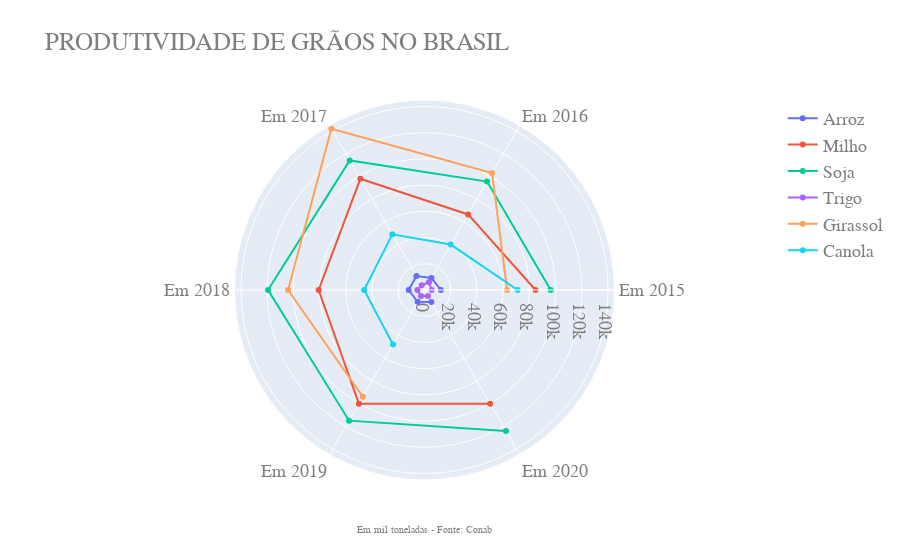

Notebook source saved alongside this figure:
### Code cell
import plotly.graph_objects as go
import pandas as pd

#file import
#df = pd.read_html('http://github.com/leafarsntram/Vis/blob/master/PETR4c.csv')[0
#df= pd.read_csv(r'C:/Users/Sophia/Downloads/temp/test/produtividade_brasil_5.csv', header=0)

categories = ['Em 2015','Em 2016','Em 2017','Em 2018','Em 2019','Em 2020']

fig = go.Figure()

fig.add_trace(go.Scatterpolar(
      r=[12444,10603,12327,12064,10449,10524],
      theta=categories,
      #fill='toself',
      name='Arroz'
))

fig.add_trace(go.Scatterpolar(
      r=[84672,66530,97842,80709,100046,100083],
      theta=categories,
      #fill='toself',
      name='Milho'
))
fig.add_trace(go.Scatterpolar(
      r=[96228,95434,114075,119281,115030,124205],
      theta=categories,
      #fill='toself',
      name='Soja'
))
fig.add_trace(go.Scatterpolar(
      r=[5534,6726,4263,5427,5277,5346],
      theta=categories,
      #fill='toself',
      name='Trigo'
))
fig.add_trace(go.Scatterpolar(
      r=[ 63000,103000,142000, 104000,94000 ],
      theta=categories,
      #fill='toself',
      name='Girassol'
))
fig.add_trace(go.Scatterpolar(
      r=[ 71000,40000,49000,46000, 48000],
      theta=categories,
      #fill='toself',
      name='Canola'
))
fig.update_layout(
  polar=dict(
    radialaxis=dict(
      visible=True,
      #range=[0, 5]
    )),
  showlegend=True
)

fig.update_layout(
    barmode='overlay',
    title="PRODUTIVIDADE DE GRÃOS NO BRASIL",
    xaxis_title="Preços",
    yaxis_title="contagem",
    annotations=[
        dict(
            x=0.5,
            y=-0.15,
            showarrow=False,
            text="Em mil toneladas - Fonte: Conab",
            xref="paper",
            yref="paper",
            font=dict(
        family="Arial, monospace",
        size=10,
        color="#7f7f7f"
    )
        )],

    font=dict(
        family="Coutry Goth, monospace",
        size=18,
        color="#7f7f7f",
        
    )
)
fig.show()

### Figure 1 — Plotly figure (JSON) as saved in the notebook; plotly's stock layout.template omitted (floating-point values rounded to 4 significant figures)
{"data": [{"name": "Arroz", "r": [12444, 10603, 12327, 12064, 10449, 10524], "theta": ["Em 2015", "Em 2016", "Em 2017", "Em 2018", "Em 2019", "Em 2020"], "type": "scatterpolar"}, {"name": "Milho", "r": [84672, 66530, 97842, 80709, 100046, 100083], "theta": ["Em 2015", "Em 2016", "Em 2017", "Em 2018", "Em 2019", "Em 2020"], "type": "scatterpolar"}, {"name": "Soja", "r": [96228, 95434, 114075, 119281, 115030, 124205], "theta": ["Em 2015", "Em 2016", "Em 2017", "Em 2018", "Em 2019", "Em 2020"], "type": "scatterpolar"}, {"name": "Trigo", "r": [5534, 6726, 4263, 5427, 5277, 5346], "theta": ["Em 2015", "Em 2016", "Em 2017", "Em 2018", "Em 2019", "Em 2020"], "type": "scatterpolar"}, {"name": "Girassol", "r": [63000, 103000, 142000, 104000, 94000], "theta": ["Em 2015", "Em 2016", "Em 2017", "Em 2018", "Em 2019", "Em 2020"], "type": "scatterpolar"}, {"name": "Canola", "r": [71000, 40000, 49000, 46000, 48000], "theta": ["Em 2015", "Em 2016", "Em 2017", "Em 2018", "Em 2019", "Em 2020"], "type": "scatterpolar"}], "layout": {"annotations": [{"font": {"color": "#7f7f7f", "family": "Arial, monospace", "size": 10}, "showarrow": false, "text": "Em mil toneladas - Fonte: Conab", "x": 0.5, "xref": "paper", "y": -0.15, "yref": "paper"}], "barmode": "overlay", "font": {"color": "#7f7f7f", "family": "Coutry Goth, monospace", "size": 18}, "polar": {"radialaxis": {"visible": true}}, "showlegend": true, "title": {"text": "PRODUTIVIDADE DE GRÃOS NO BRASIL"}, "xaxis": {"title": {"text": "Preços"}}, "yaxis": {"title": {"text": "contagem"}}}}
